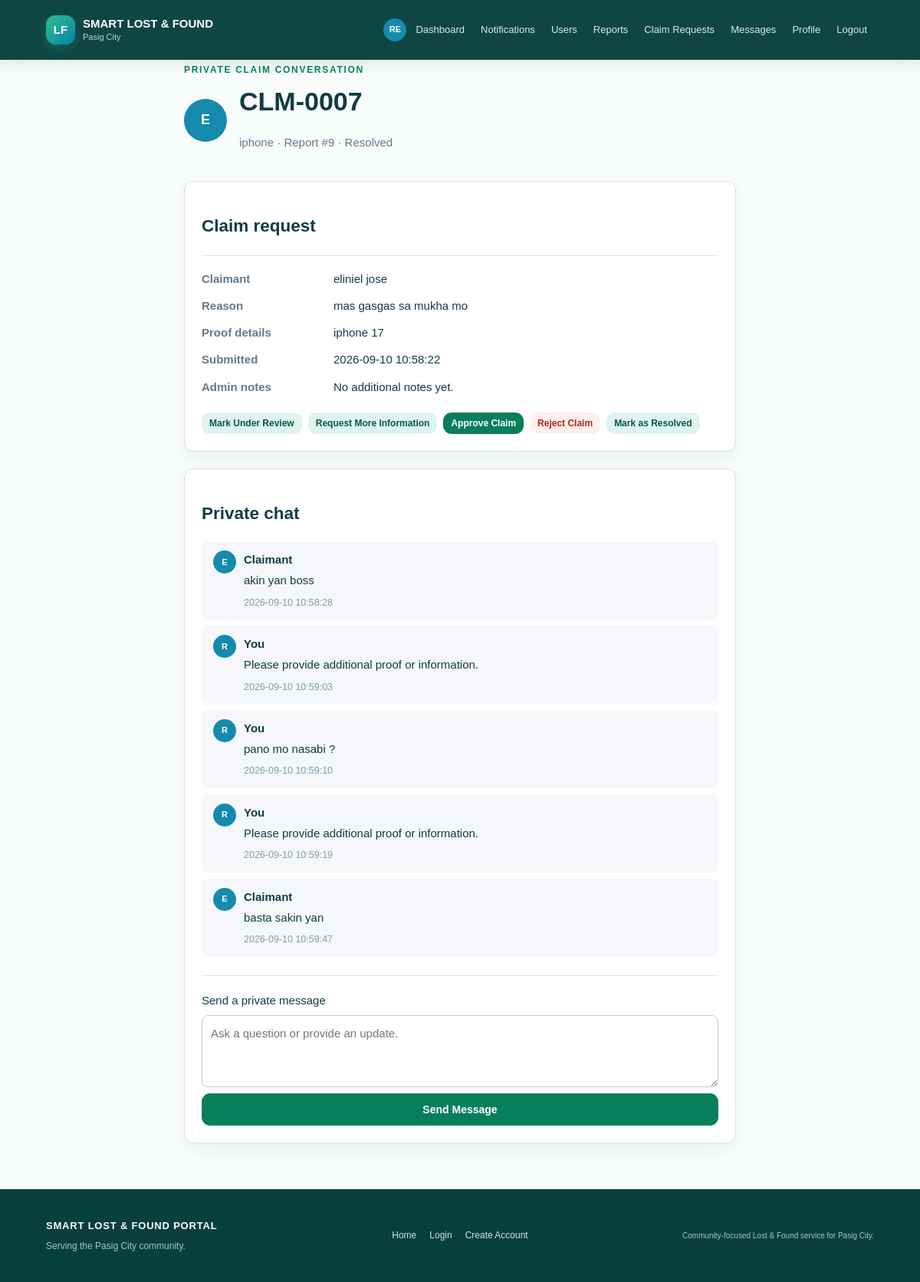
The app's page /claims/7 (signed in) with its own data.
### tables this page shows
CREATE TABLE users (id INTEGER PRIMARY KEY AUTOINCREMENT, username TEXT UNIQUE NOT NULL, email TEXT UNIQUE NOT NULL, password_hash TEXT NOT NULL, role TEXT NOT NULL DEFAULT 'STUDENT', full_name TEXT, student_id TEXT, security_question TEXT, security_answer_hash TEXT, account_status TEXT DEFAULT 'ACTIVE', created_at TEXT, profile_picture TEXT, theme_preference TEXT DEFAULT 'light');

CREATE TABLE claims (id INTEGER PRIMARY KEY AUTOINCREMENT, item_id INTEGER NOT NULL, claimant_id INTEGER NOT NULL, proof TEXT, status TEXT NOT NULL DEFAULT 'PENDING', admin_notes TEXT, created_at TEXT DEFAULT CURRENT_TIMESTAMP, reviewed_at TEXT, reason TEXT, proof_filename TEXT, id_filename TEXT, updated_at TEXT, release_barangay TEXT, release_location TEXT, release_instructions TEXT, required_documents TEXT, coordination_contact TEXT, FOREIGN KEY(item_id) REFERENCES items(id), FOREIGN KEY(claimant_id) REFERENCES users(id));

CREATE TABLE items (id INTEGER PRIMARY KEY AUTOINCREMENT, user_id INTEGER NOT NULL, item_type TEXT NOT NULL, item_name TEXT NOT NULL, category TEXT NOT NULL, location TEXT NOT NULL, item_date TEXT NOT NULL, item_time TEXT, color TEXT, description TEXT, status TEXT NOT NULL DEFAULT 'ACTIVE', created_at TEXT DEFAULT CURRENT_TIMESTAMP, additional_details TEXT, contact_info TEXT, image_filename TEXT, updated_at TEXT, specific_location TEXT, review_notes TEXT, FOREIGN KEY(user_id) REFERENCES users(id));

CREATE TABLE messages (id INTEGER PRIMARY KEY AUTOINCREMENT, sender_id INTEGER NOT NULL, recipient_id INTEGER, item_id INTEGER, claim_id INTEGER, body TEXT NOT NULL, created_at TEXT DEFAULT CURRENT_TIMESTAMP, read_at TEXT, FOREIGN KEY(sender_id) REFERENCES users(id), FOREIGN KEY(recipient_id) REFERENCES users(id), FOREIGN KEY(item_id) REFERENCES items(id), FOREIGN KEY(claim_id) REFERENCES claims(id));

### main.py (the view)
@app.route("/claims/<int:claim_id>")
def claim_conversation(claim_id):
    if (blocked := user_required()):
        return blocked
    conn = get_connection()
    claim_row = conn.execute(
        "SELECT claims.*,items.item_name,items.item_type,items.location,items.item_date,items.description,users.full_name AS claimant_name,users.email AS claimant_email,users.profile_picture AS claimant_picture "
        "FROM claims JOIN items ON items.id=claims.item_id JOIN users ON users.id=claims.claimant_id WHERE claims.id=?",
        (claim_id,)
    ).fetchone()
    if not claim_row:
        conn.close()
        abort(404)
    if not is_admin(current_user()) and claim_row["claimant_id"] != session["user_id"]:
        conn.close()
        abort(403)
    messages = conn.execute(
        "SELECT messages.*,users.full_name,users.email,users.profile_picture FROM messages JOIN users ON users.id=messages.sender_id WHERE messages.claim_id=? ORDER BY messages.id",
        (claim_id,)
    ).fetchall()
    conn.execute("UPDATE notifications SET is_read=1 WHERE user_id=? AND claim_id=?", (session["user_id"], claim_id))
    conn.commit()
    conn.close()
    return render_template("claim_conversation.html", claim=claim_row, messages=messages, is_admin=is_admin(current_user()))

### database.py (called while the page is built)
def get_connection():
    conn = sqlite3.connect(DB_NAME)
    conn.row_factory = sqlite3.Row
    conn.execute("PRAGMA foreign_keys = ON")
    return conn

### main.py (called while the page is built)
def is_admin(user=None):
    return bool(user and str(user["role"]).upper() == "ADMIN")

def current_user():
    user_id = session.get("user_id")
    if not user_id:
        return None
    conn = get_connection()
    user = conn.execute("SELECT * FROM users WHERE id=?", (user_id,)).fetchone()
    conn.close()
    return user

def user_required(message="Please log in to continue."):
    if not session.get("user_id"):
        flash(message, "info")
        return redirect(url_for("login", next=request.path))
    return None

def avatar_url(user):
    filename = user["profile_picture"] if user and "profile_picture" in user.keys() else None
    return url_for("static", filename=f"uploads/avatars/{filename}") if filename else None

def initials(user):
    name = (user["full_name"] if user and "full_name" in user.keys() else "") or "User"
    parts = [part for part in name.split() if part]
    return "".join(part[0] for part in parts[:2]).upper() or "U"

def claim_code(claim_id):
    return f"CLM-{claim_id:04d}"

@app.context_processor
def template_context():
    user = current_user()
    unread = 0
    if user:
        conn = get_connection()
        unread = conn.execute("SELECT COUNT(*) FROM notifications WHERE user_id=? AND is_read=0", (user["id"],)).fetchone()[0]
        conn.close()
    return {
        "current_user": user,
        "categories": CATEGORIES,
        "barangays": BARANGAYS,
        "all_barangays": ALL_BARANGAYS,
        "public_item_image": public_item_image,
        "avatar_url": avatar_url,
        "initials": initials,
        "unread_notifications": unread,
        "claim_code": claim_code,
        "theme": (user["theme_preference"] if user and user["theme_preference"] in ("light", "dark", "system") else "light") if user else "light"
    }

### templates/claim_conversation.html
{% extends "base.html" %}{% block title %}{{ claim_code(claim['id']) }} | Pasig City{% endblock %}{% block content %}<div class="narrow"><div class="page-head"><span class="eyebrow">PRIVATE CLAIM CONVERSATION</span><div class="profile-header">{% if claim['claimant_picture'] %}<img class="avatar avatar-medium" src="{{ url_for('static',filename='uploads/avatars/' + claim['claimant_picture']) }}" alt="Claimant profile picture">{% else %}<div class="avatar avatar-medium">{{ claim['claimant_name'][0]|upper if claim['claimant_name'] else 'U' }}</div>{% endif %}<div><h1>{{ claim_code(claim['id']) }}</h1><p class="muted">{{ claim['item_name'] }} &middot; Report #{{ claim['item_id'] }} &middot; {{ claim['status']|title }}</p></div></div></div><section class="panel"><h2>Claim request</h2><dl><dt>Claimant</dt><dd>{{ claim['claimant_name'] or claim['claimant_email'] }}</dd><dt>Reason</dt><dd>{{ claim['reason'] }}</dd><dt>Proof details</dt><dd>{{ claim['proof'] }}</dd><dt>Submitted</dt><dd>{{ claim['created_at'] }}</dd><dt>Admin notes</dt><dd>{{ claim['admin_notes'] or 'No additional notes yet.' }}</dd>{% if claim['release_barangay'] or claim['release_location'] %}<dt>Release details</dt><dd>{{ claim['release_barangay'] or '' }}{% if claim['release_location'] %} &middot; {{ claim['release_location'] }}{% endif %}<br>{{ claim['release_instructions'] or '' }}{% if claim['required_documents'] %}<br>Bring: {{ claim['required_documents'] }}{% endif %}{% if claim['coordination_contact'] %}<br>Coordinate with: {{ claim['coordination_contact'] }}{% endif %}</dd>{% endif %}</dl>{% if is_admin %}<div class="admin-actions"><form method="post" action="{{ url_for('admin_claim_action',claim_id=claim['id'],action='under-review') }}"><button class="btn small secondary">Mark Under Review</button></form><form method="post" action="{{ url_for('admin_claim_action',claim_id=claim['id'],action='request-info') }}"><input type="hidden" name="notes" value="Please provide additional proof or information."><button class="btn small secondary">Request More Information</button></form><form method="post" action="{{ url_for('admin_claim_action',claim_id=claim['id'],action='approve') }}"><button class="btn small primary">Approve Claim</button></form><form method="post" action="{{ url_for('admin_claim_action',claim_id=claim['id'],action='reject') }}"><button class="btn small danger">Reject Claim</button></form><form method="post" action="{{ url_for('admin_claim_action',claim_id=claim['id'],action='resolve') }}"><button class="btn small secondary">Mark as Resolved</button></form></div>{% endif %}</section><section class="panel"><h2>Private chat</h2><div class="chat-list">{% for message in messages %}<div class="chat-message {% if message['sender_id']==session['user_id'] %}mine{% endif %}">{% if message['profile_picture'] %}<img class="avatar avatar-small" src="{{ url_for('static',filename='uploads/avatars/' + message['profile_picture']) }}" alt="Profile picture">{% else %}<span class="avatar avatar-small">{{ message['full_name'][0]|upper if message['full_name'] else 'U' }}</span>{% endif %}<div><b>{% if message['sender_id']==session['user_id'] %}You{% elif is_admin %}Claimant{% else %}Administrator{% endif %}</b><p>{{ message['body'] }}</p><small>{{ message['created_at'] }}</small></div></div>{% else %}<p class="empty">No messages yet.</p>{% endfor %}</div><form method="post" action="{{ url_for('claim_message',claim_id=claim['id']) }}" class="message-form"><label>Send a private message</label><textarea name="body" rows="3" placeholder="Ask a question or provide an update." required></textarea><button class="btn primary">Send Message</button></form>{% if not is_admin %}<form method="post" enctype="multipart/form-data" action="{{ url_for('claim_additional_proof',claim_id=claim['id']) }}" class="message-form"><label>Upload additional proof</label><input type="file" name="proof_file" accept="image/png,image/jpeg,image/gif,image/webp,application/pdf" required><small>Only authorized administrators can access this file.</small><button class="btn secondary">Upload Proof</button></form>{% endif %}</section></div>{% endblock %}

### static/style.css (style rules this page uses)
* { box-sizing:border-box }
body { margin:0;background:#f5f7fa;color:#172033;font:15px/1.55 Arial,Helvetica,sans-serif }
.home-note,.primary-action,.feature-card,.action-card,.panel,.item-card,.admin-row { background:#fff;border:1px solid #d9e2ec;border-radius:12px;box-shadow:0 7px 20px rgba(16,42,67,.06) }
.page-head { margin-bottom:24px }
.page-head h1 { margin:5px 0;font-size:34px }
.eyebrow { color:#168aad;font-size:12px;font-weight:800;letter-spacing:1.3px }
.muted { color:#66788a }
.btn { display:inline-block;border:0;border-radius:8px;padding:11px 16px;text-decoration:none;cursor:pointer;font-weight:700;font-size:14px }
.btn.primary { background:#168aad;color:#fff }
.btn.secondary { background:#e8f1f5;color:#164e63 }
.btn.danger { background:#fff0ed;color:#b42318 }
.btn.small { padding:7px 10px;font-size:12px }
.narrow { max-width:720px;margin:0 auto }
.form small,small { color:#66788a }
.panel { padding:22px;margin-bottom:22px }
.message-form { border-top:1px solid #d9e2ec;margin-top:24px;padding-top:20px;display:flex;flex-direction:column;gap:8px }
.message-form textarea { padding:11px;border:1px solid #bcccdc;border-radius:8px;font:inherit }
dl { display:grid;grid-template-columns:160px 1fr;gap:12px;border-top:1px solid #d9e2ec;padding-top:18px;margin-top:20px;text-align:left }
dt { font-weight:700;color:#66788a }
dd { margin:0 }
.admin-actions { display:flex;flex-wrap:wrap;gap:8px;margin-top:22px }
.chat-message { padding:12px 15px;margin:8px 0;background:#f5f7fa;border-radius:8px;display:flex;align-items:flex-start;gap:10px }
.chat-message p { margin:4px 0 }
.chat-message small { color:#829ab1 }
.avatar { width:42px;height:42px;border-radius:50%;object-fit:cover;background:#168aad;color:#fff;display:inline-flex;align-items:center;justify-content:center;font-weight:800;flex:0 0 auto }
.avatar-small { width:30px;height:30px;font-size:11px }
.avatar-medium { width:56px;height:56px;font-size:18px }
.profile-header { display:flex;align-items:center;gap:16px }

### static/home.css (style rules this page uses)
:root { --pasig-green: #087f5b; --pasig-green-dark: #075943; --pasig-blue: #087ea4; --pasig-ink: #123b47; --pasig-mist: #eef8f5; --pasig-line: #d8ebe5; }
body { background: #f8fcfb; color: var(--pasig-ink); }
.eyebrow { color: var(--pasig-green); letter-spacing: 1.7px; }
.btn { border-radius: 11px; padding: 13px 19px; transition: transform .2s ease, box-shadow .2s ease, background .2s ease; }
.btn.primary { background: var(--pasig-green); }
.btn.secondary { background: #dff3ef; color: var(--pasig-green-dark); }

### records on screen
users: full_name "E", full_name "eliniel jose"
claims: id "CLM-0007", item_id "9", status "Resolved", reason "mas gasgas sa mukha mo", proof "iphone 17", created_at "2026-09-10 10:58:22", admin_notes "No additional notes yet."
items: item_name "iphone"
messages: full_name "E", shows "Claimant", body "akin yan boss", created_at "2026-09-10 10:58:28"
messages: full_name "R", shows "You", body "Please provide additional proof or information.", created_at "2026-09-10 10:59:03"
messages: full_name "R", shows "You", body "pano mo nasabi ?", created_at "2026-09-10 10:59:10"
messages: full_name "R", shows "You", body "Please provide additional proof or information.", created_at "2026-09-10 10:59:19"
messages: full_name "E", shows "Claimant", body "basta sakin yan", created_at "2026-09-10 10:59:47"

### other values on screen
{{ initials(current_user) }} "RE"
